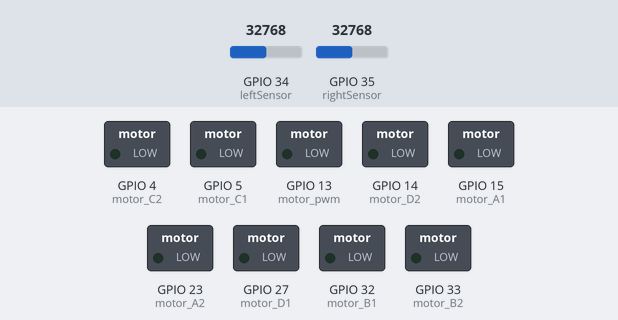
The program below on a simulated ESP32 board running MicroPython. Shown: switched loads named in the program (green lamp = pin HIGH). Inputs (shaded band) come from the test bench; at power-on: GPIO 34 (leftSensor) = 32768, GPIO 35 (rightSensor) = 32768 (analog values on the 0–65535 scale).

Above: at 1.2 s.
1.3 s: GPIO 34 (leftSensor) set to 64560
2.8 s: GPIO 34 (leftSensor) set to 65008
At 3.6 s:
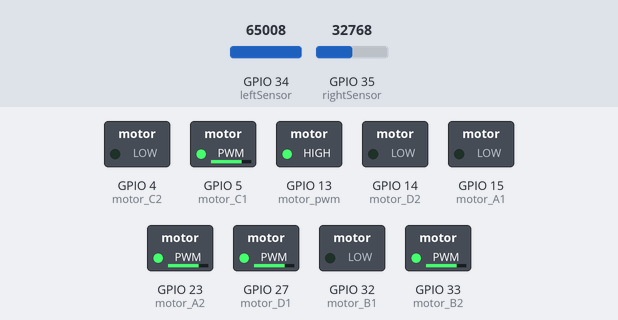
4.3 s: GPIO 35 (rightSensor) set to 63888
5.8 s: GPIO 35 (rightSensor) set to 65456
At 7.0 s:
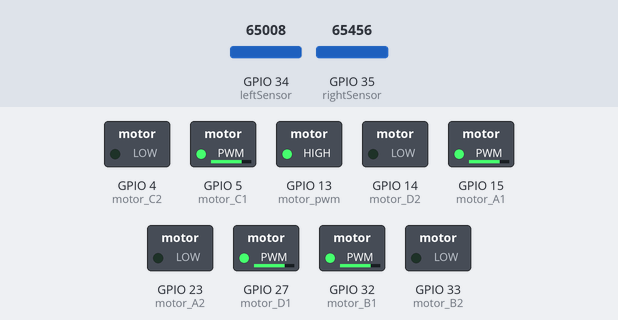
7.3 s: GPIO 34 (leftSensor) set to 57670
At 7.8 s:
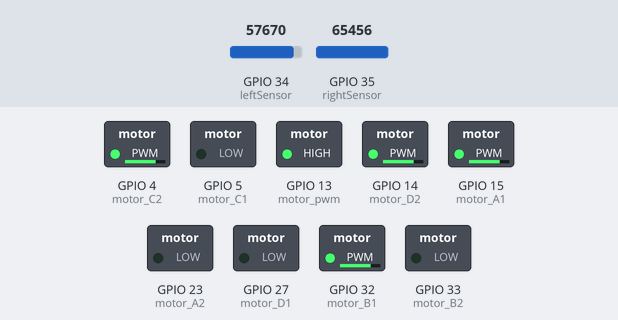
8.8 s: GPIO 35 (rightSensor) set to 64345
At 9.8 s:
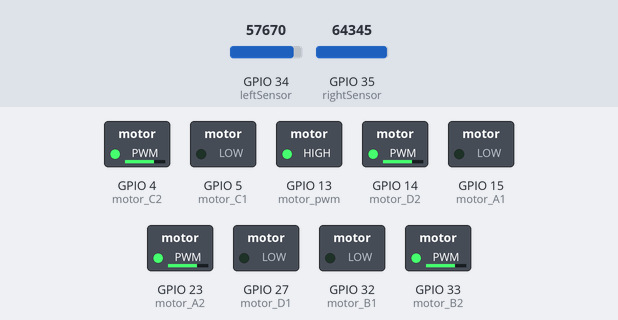
Timing chart, 0 to 11.3 s (numbered marks = the images above; inputs shaded):
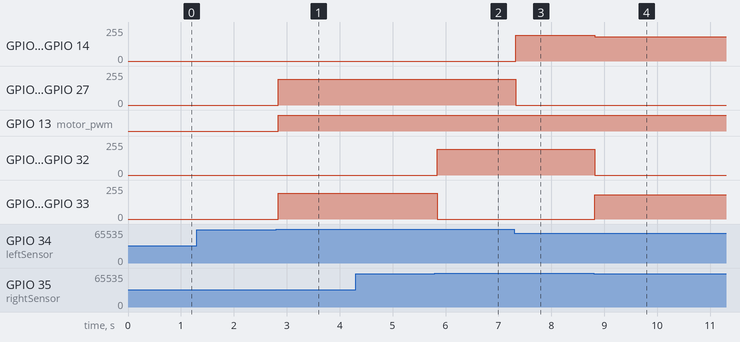

The program:

tracker.py
```python
import machine
from machine import Pin, ADC, PWM, Timer
from time import sleep
import utime

#IR pins
leftSensor = ADC(Pin(34))
rightSensor = ADC(Pin(35))

#motorPWM
motor_pwm = Pin(13, Pin.OUT)

#motorA
motor_A1 = PWM(Pin(15))
motor_A1.duty_u16(0)
motor_A2 = PWM(Pin(23))
motor_A2.duty_u16(0)

#motorB
motor_B1 = PWM(Pin(32))
motor_B1.duty_u16(0)
motor_B2 = PWM(Pin(33))
motor_B2.duty_u16(0)

#motorC
motor_C1 = PWM(Pin(5))
motor_C1.duty_u16(0)
motor_C2 = PWM(Pin(4))
motor_C2.duty_u16(0)

#motorD
motor_D1 = PWM(Pin(27))
motor_D1.duty_u16(0)
motor_D2 = PWM(Pin(14))
motor_D2.duty_u16(0)

#speed values
Mid_Speed = 50000
Low_Speed = 47000

STOP = 0
FWD = 1
LEFT = 2
RIGHT = 3
BWD = 4

threshold = 65000
directionStt = STOP
oldDirection = STOP

def forward(speed):
   motor_pwm.value(1)

   motor_A1.duty_u16(speed)
   motor_A2.duty_u16(0)

   motor_B1.duty_u16(speed)
   motor_B2.duty_u16(0)

   motor_C1.duty_u16(speed)
   motor_C2.duty_u16(0)

   motor_D1.duty_u16(speed)
   motor_D2.duty_u16(0)

   return

def right(speed):
   motor_pwm.value(1)

   motor_A1.duty_u16(speed)
   motor_A2.duty_u16(0)

   motor_B1.duty_u16(speed)
   motor_B2.duty_u16(0)

   motor_C1.duty_u16(0)
   motor_C2.duty_u16(speed)

   motor_D1.duty_u16(0)
   motor_D2.duty_u16(speed)
   return

def left(speed):
   motor_pwm.value(1)

   motor_A1.duty_u16(0)
   motor_A2.duty_u16(speed)

   motor_B1.duty_u16(0)
   motor_B2.duty_u16(speed)

   motor_C1.duty_u16(speed)
   motor_C2.duty_u16(0)

   motor_D1.duty_u16(speed)
   motor_D2.duty_u16(0)
   return

def backward(speed):
   motor_pwm.value(1)

   motor_A1.duty_u16(0)
   motor_A2.duty_u16(speed)

   motor_B1.duty_u16(0)
   motor_B2.duty_u16(speed)

   motor_C1.duty_u16(0)
   motor_C2.duty_u16(speed)

   motor_D1.duty_u16(0)
   motor_D2.duty_u16(speed)

   return

def stop():
   motor_pwm.value(0)

   motor_A1.duty_u16(0)
   motor_A2.duty_u16(0)

   motor_B1.duty_u16(0)
   motor_B2.duty_u16(0)

   motor_C1.duty_u16(0)
   motor_C2.duty_u16(0)

   motor_D1.duty_u16(0)
   motor_D2.duty_u16(0)

while True:
    leftSensorValue = leftSensor.read_u16()
    rightSensorValue = rightSensor.read_u16()
    #print(leftSensorValue)
    #print(rightSensorValue)
    sleep(0.02)

    if leftSensorValue >= threshold and rightSensorValue >= threshold:
        directionStt = FWD
    elif leftSensorValue < threshold and rightSensorValue > threshold:
        directionStt = RIGHT
    elif leftSensorValue > threshold and rightSensorValue < threshold:
        directionStt = LEFT
    elif leftSensorValue < threshold and rightSensorValue < threshold and directionStt != STOP:
        directionStt = BWD

    if directionStt != oldDirection:
        oldDirection = directionStt
        if directionStt == FWD:
            forward(Mid_Speed)
        elif directionStt == RIGHT:
            right(Mid_Speed)
        elif directionStt == LEFT:
            left(Mid_Speed)
        elif directionStt == BWD:
            backward(Low_Speed)
            reversTime = utime.ticks_ms()
        elif directionStt == STOP:
            stop()

        #print(directionStt)
        #print(oldDirection)
    if directionStt == ("BWD") and (utime.ticks_ms()) - reversTime > (300):
        directionStt = "STOP"
```

Measured:
- the behaviour switches between 64992 and 65008 on GPIO 34 (leftSensor) (found by bisection; images 0 and 1)
- the behaviour switches between 64992 and 65008 on GPIO 35 (rightSensor) (found by bisection; images 1 and 2)
- after the input at 1.3 s, every drawn part: stays the same
- after the input at 2.8 s, GPIO 5 (motor_C1), GPIO 23 (motor_A2), GPIO 27 (motor_D1), GPIO 33 (motor_B2): 0/255 → 195/255 at once; GPIO 13 (motor_pwm): LOW → HIGH at once
- after the input at 4.3 s, every drawn part: stays the same
- after the input at 5.8 s, GPIO 15 (motor_A1), GPIO 32 (motor_B1): 0/255 → 195/255 at once; GPIO 23 (motor_A2), GPIO 33 (motor_B2): 195/255 → 0/255 at once
- after the input at 7.3 s, GPIO 4 (motor_C2), GPIO 14 (motor_D2): 0/255 → 195/255 at once; GPIO 5 (motor_C1), GPIO 27 (motor_D1): 195/255 → 0/255 at once
- after the input at 8.8 s, GPIO 4 (motor_C2), GPIO 14 (motor_D2): 195/255 → 183/255 at once; GPIO 15 (motor_A1), GPIO 32 (motor_B1): 195/255 → 0/255 at once; GPIO 23 (motor_A2), GPIO 33 (motor_B2): 0/255 → 183/255 at once
